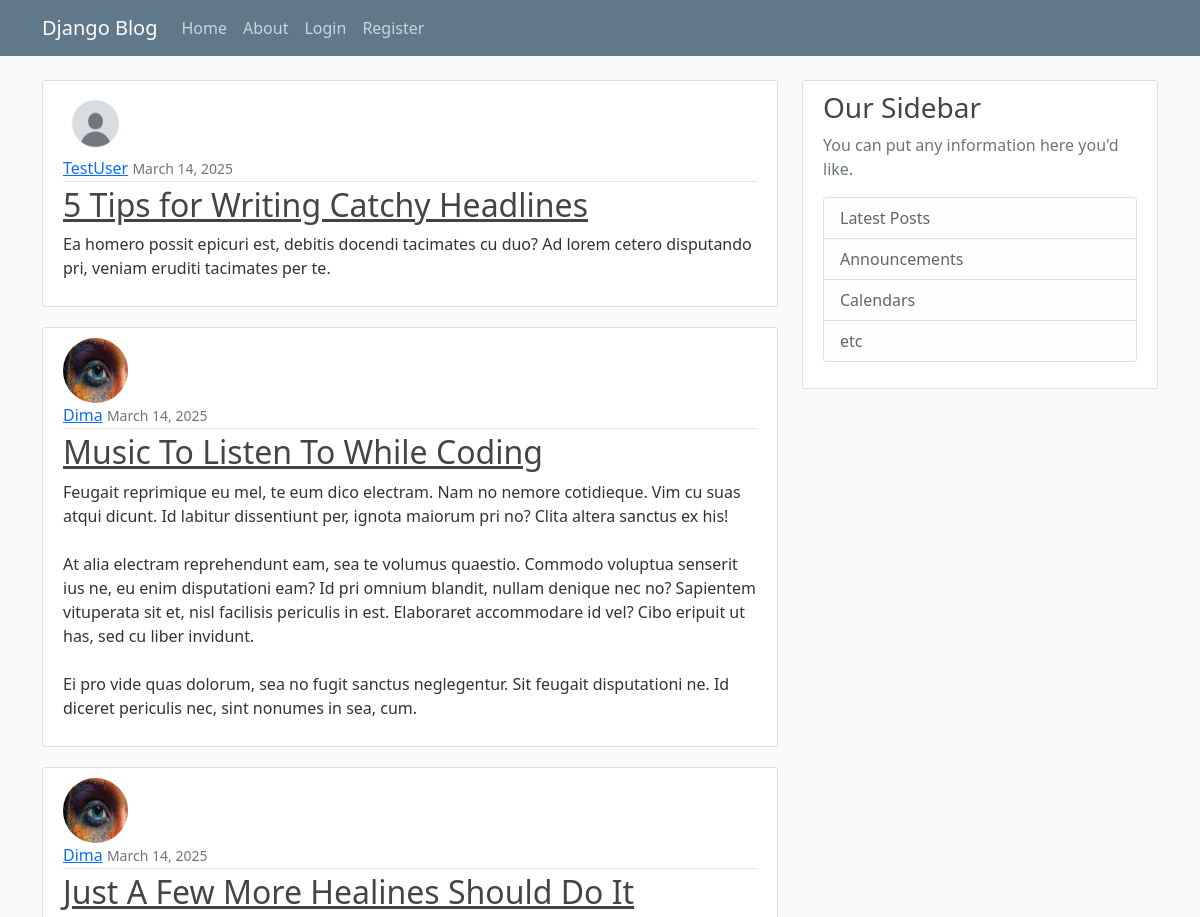
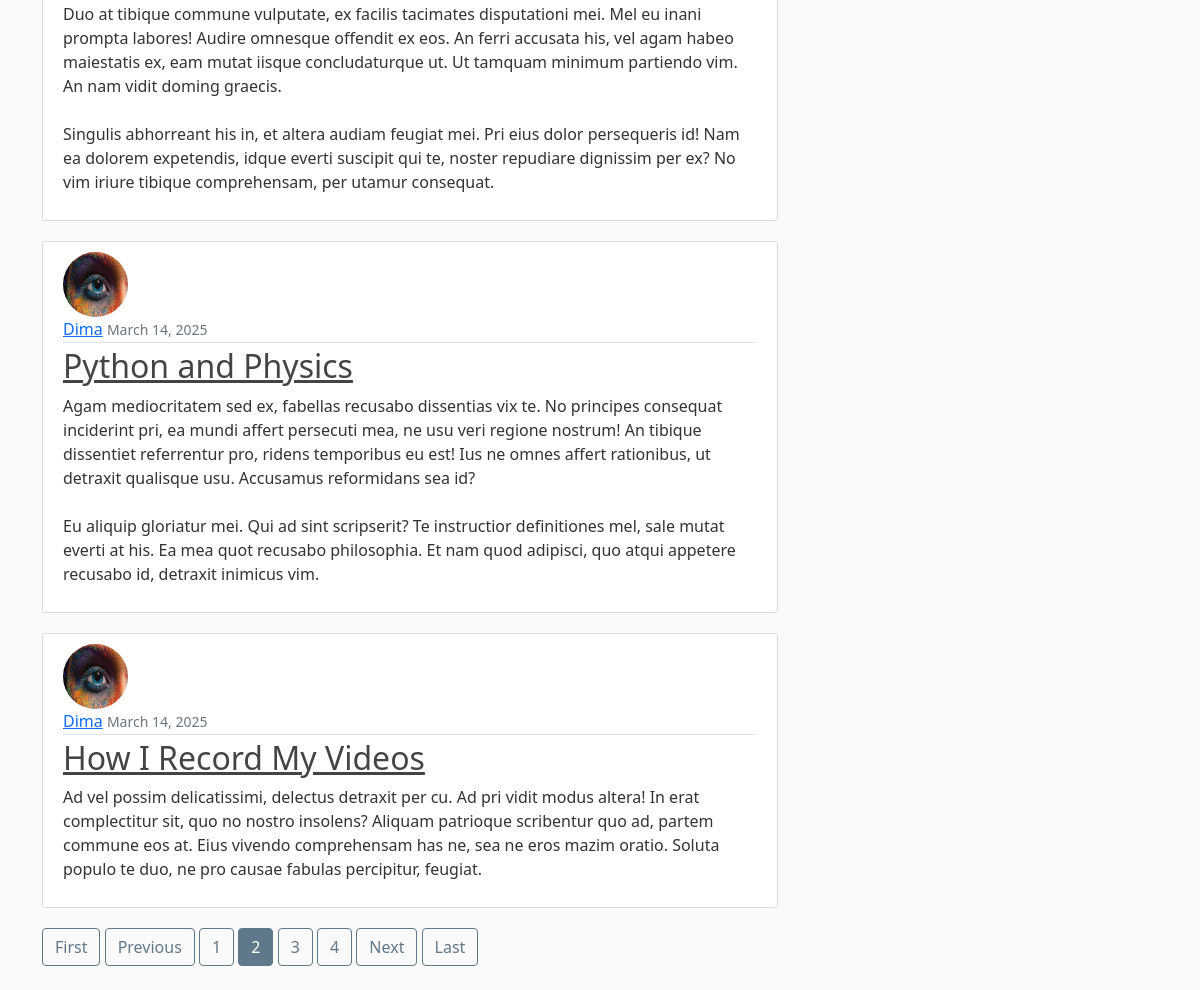
Screenshot of /?page=2 with the database file from the repository (2 pictures, top to bottom).
### blog_app/models.py (models this page shows, shortened)
class Post(models.Model):
    title = models.CharField(max_length=100)
    content = models.TextField()
    date_posted = models.DateTimeField(default=timezone.now)
    author = models.ForeignKey(User, on_delete=models.SET_NULL, null=True, blank=True)

### users/models.py (models this page shows, shortened)
class Profile(models.Model):
    user = models.OneToOneField(User, on_delete=models.CASCADE)
    avatar = models.ImageField(default='default.jpg', upload_to='profile_pics')

### blog_app/views.py (the view)
# urls.py: path('', PostListView.as_view(), name='blog-home'),
class PostListView(ListView):
    model = Post
    template_name = 'blog_app/home.html' # <app>/<model>_<viewtype>.html
    context_object_name = 'posts'
    ordering = ['-date_posted']
    paginate_by = 5

### blog_app/templates/blog_app/home.html (shortened to what this page needs)
{% extends "blog_app/base.html" %}
{% block content %}
    {% for post in posts %}
        <article class="media content-section">
            <img class="rounded-circle article-img" src="{{ post.author.profile.avatar.url }}" alt="{{ post.author.get_full_name|default:post.author.username }} avatar">
            <div class="media-body">
            <div class="article-metadata">
                <a class="mr-2" href="{% url 'user-posts' post.author.username %}">{{ post.author }}</a>
                <small class="text-muted">{{ post.date_posted | date:"F d, Y" }}</small>
            </div>
            <h2><a class="article-title" href="{% url "post-detail" post.id %}">{{ post.title }}</a></h2>
            <p class="article-content">{{ post.content }}</p>
            </div>
        </article>
    {% endfor %}
    {% if is_paginated %}
    {% if page_obj.has_previous %}
        <a class="btn btn-outline-info mb-4" href="?page=1">First</a>
        <a class="btn btn-outline-info mb-4" href="?page={{ page_obj.previous_page_number }}">Previous</a>
    {% endif %}
    {% for num in page_obj.paginator.page_range %}
        {% if page_obj.number == num %}
            <a class="btn btn-info active mb-4" href="?page={{ num }}">{{ num }}</a>
        {% elif num > page_obj.number|add:"-3" and num < page_obj.number|add:"3" %}
            <a class="btn btn-outline-info mb-4" href="?page={{ num }}">{{ num }}</a>
        {% endif %}
    {% endfor %}
    {% if page_obj.has_next %}
        <a class="btn btn-outline-info mb-4" href="?page={{ page_obj.next_page_number }}">Next</a>
        <a class="btn btn-outline-info mb-4" href="?page={{ page_obj.paginator.num_pages }}">Last</a>
    {% endif %}
{% endif %}
{% endblock content %}

### blog_app/static/blog_app/main.css (style rules this page uses)
body { background: #fafafa; color: #333333; margin-top: 5rem; }
h1, h2, h3, h4, h5, h6 { color: #444444; }
.content-section { background: #ffffff; padding: 10px 20px; border: 1px solid #dddddd; border-radius: 3px; margin-bottom: 20px; }
.article-title { color: #444444; }
.article-content { white-space: pre-line; }
.article-img { height: 65px; width: 65px; margin-right: 16px; }
.article-metadata { padding-bottom: 1px; margin-bottom: 4px; border-bottom: 1px solid #e3e3e3 }
.btn-outline-info { color: #5f788a !important; border-color: #5f788a !important; }
.active { color: #ffffff !important; background-color: #5f788a !important; border-color: #5f788a !important; }

### rows the page displays
Post: author.profile.avatar (placeholder picture), author "TestUser", date_posted "March 14, 2025", title "5 Tips for Writing Catchy Headlines", content "Ea homero possit epicuri est, debitis docendi tacimates cu duo? Ad lorem cetero disputando pri, veniam eruditi tacimates per te."
Post: author.profile.avatar (picture), author "Dima", date_posted "March 14, 2025", title "Music To Listen To While Coding", content "Feugait reprimique eu mel, te eum dico electram. Nam no nemore cotidieque. Vim cu suas atqui dicunt. Id labitur dissentiunt per, ignota maiorum pri no? Clita altera sanctus ex his! At alia electram reprehendunt eam, sea te volumus quaestio. Commodo voluptua senserit ius ne, eu enim disputationi eam? Id pri omnium blandit, nullam denique nec no? Sapientem vituperata sit et, nisl facilisis periculis in est. Elaboraret accommodare id vel? Cibo eripuit ut has, sed cu liber invidunt. Ei pro vide quas dolorum, sea no fugit sanctus neglegentur. Sit feugait disputationi ne. Id diceret periculis nec, sint nonumes in sea, cum."
Post: author.profile.avatar (picture), author "Dima", date_posted "March 14, 2025", title "Just A Few More Healines Should Do It", content "Duo at tibique commune vulputate, ex facilis tacimates disputationi mei. Mel eu inani prompta labores! Audire omnesque offendit ex eos. An ferri accusata his, vel agam habeo maiestatis ex, eam mutat iisque concludaturque ut. Ut tamquam minimum partiendo vim. An nam vidit doming graecis. Singulis abhorreant his in, et altera audiam feugiat mei. Pri eius dolor persequeris id! Nam ea dolorem expetendis, idque everti suscipit qui te, noster repudiare dignissim per ex? No vim iriure tibique comprehensam, per utamur consequat."
Post: author.profile.avatar (picture), author "Dima", date_posted "March 14, 2025", title "Python and Physics", content "Agam mediocritatem sed ex, fabellas recusabo dissentias vix te. No principes consequat inciderint pri, ea mundi affert persecuti mea, ne usu veri regione nostrum! An tibique dissentiet referrentur pro, ridens temporibus eu est! Ius ne omnes affert rationibus, ut detraxit qualisque usu. Accusamus reformidans sea id? Eu aliquip gloriatur mei. Qui ad sint scripserit? Te instructior definitiones mel, sale mutat everti at his. Ea mea quot recusabo philosophia. Et nam quod adipisci, quo atqui appetere recusabo id, detraxit inimicus vim."
Post: author.profile.avatar (picture), author "Dima", date_posted "March 14, 2025", title "How I Record My Videos", content "Ad vel possim delicatissimi, delectus detraxit per cu. Ad pri vidit modus altera! In erat complectitur sit, quo no nostro insolens? Aliquam patrioque scribentur quo ad, partem commune eos at. Eius vivendo comprehensam has ne, sea ne eros mazim oratio. Soluta populo te duo, ne pro causae fabulas percipitur, feugiat."

### other values shown
{{ num }} "1" "3" "4"
{{ num }} "2"
